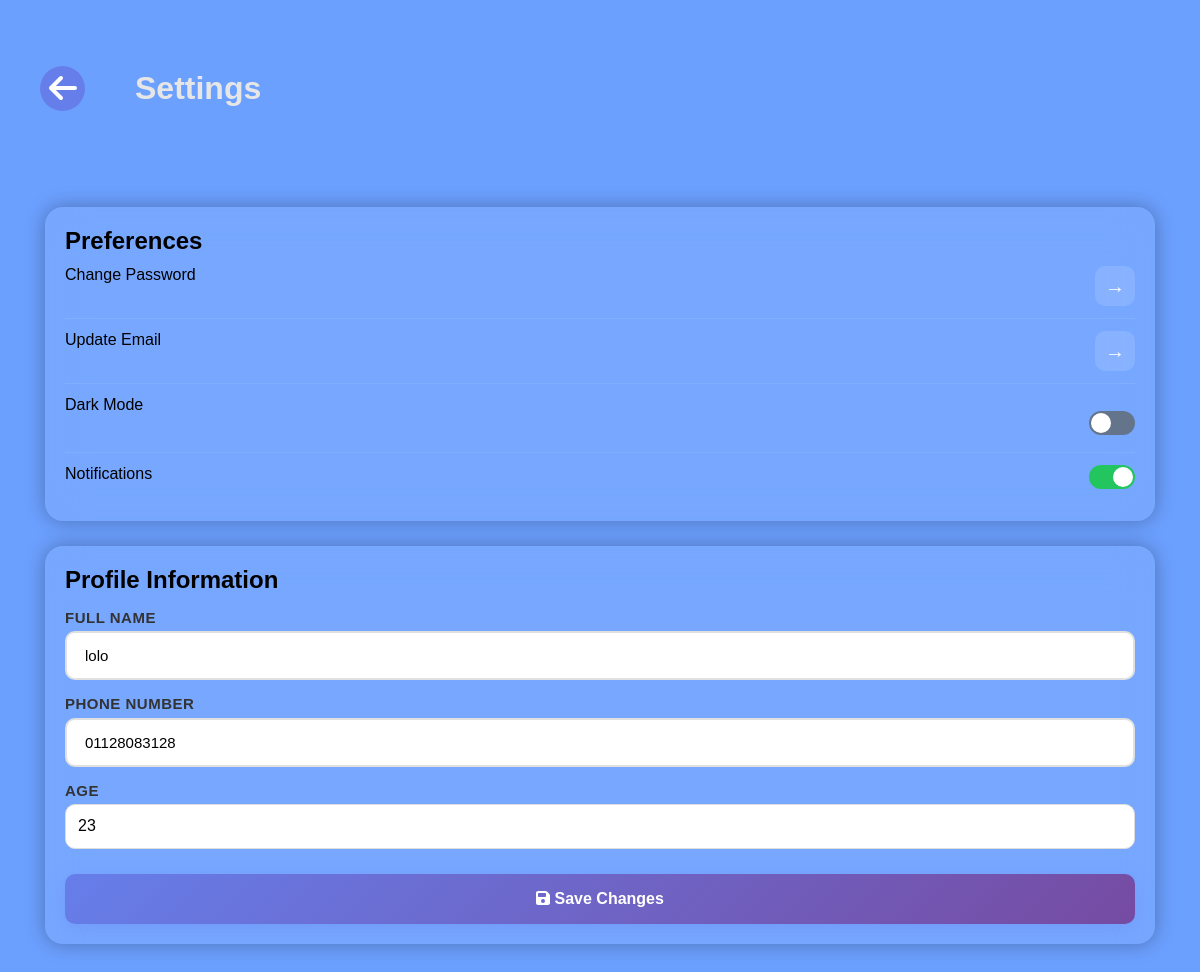
Screenshot of /settings/ (signed in) with the database file from the repository.
### MediScanApp/models.py (models this page shows, shortened)
class User(AbstractUser):
    GENDER_CHOICES = [
        ("Female", "Female"),
        ("Male", "Male")
    ]
    phone_validator = RegexValidator(
        regex=r'^\d{11,15}$',
        message="Phone number must be 11 to 15 digits."
    )
    username = None
    name = models.CharField(max_length=200)
    email = models.EmailField(unique=True)
    phone = models.CharField(unique=True, max_length=15, validators=[phone_validator])
    gender = models.CharField(max_length=10, choices=GENDER_CHOICES)
    age = models.PositiveIntegerField(validators=[MinValueValidator(1), MaxValueValidator(120)],null=True)
    created_at = models.DateTimeField(auto_now_add=True)
    avater=models.ImageField(null=True, default='img/profile.jpg')
    USERNAME_FIELD = 'email'
    REQUIRED_FIELDS = []
    objects = UserManager()

### MediScanApp/views.py (the view, shortened to what this page needs)
# urls.py: path('settings/', views.settings_view, name='settings'),
@login_required(login_url='login')
def settings_view(request):
    user = request.user
    settings, created = UserSettings.objects.get_or_create(user=user)
    context = {
        'user': user,
        'settings': settings
    }
    return render(request, 'mediScanApp/settings.html', context)

### MediScanApp/templates/MediScanApp/settings.html (shortened to what this page needs)
{% load static %}
<!DOCTYPE html>
<html lang="en">
    <head>
        <link rel="stylesheet" href="{% static 'css/normalize.css' %}">
        <link rel="stylesheet" href="{% static 'css/all.min.css' %}">
        <link rel="stylesheet" href="{% static 'css/style.css' %}">
    </head>
    <body>
        <div class="set">
            <div class="settings-header">
                <a href="{% url 'home' %}" class="btn-back">
                    <i class="fa fa-arrow-left"></i>
                </a>
                <h1>Settings</h1>
            </div>
            <div class="container">
                <div class="box">
                    <h2>Preferences</h2>
                    <div class="settings-item" onclick="openPasswordModal()">
                        <span>Change Password</span>
                        <button class="arrow">→</button>
                    </div>
                    <div class="settings-item" onclick="openEmailModal()">
                        <span>Update Email</span>
                        <button class="arrow">→</button>
                    </div>
                    <div class="settings-item">
                        <span>Dark Mode</span>
                        <label class="switch">
                            <span class="slider"></span>
                        </label>
                    </div>
                    <div class="settings-item">
                        <span>Notifications</span>
                        <div class="switch">
                            <span class="slider"></span>
                    </div>
                </div>
                </div>
                <div class="box">
                    <h2>Profile Information</h2>
                    <form method="POST" action="{% url 'settings' %}">
                        <label>Full Name</label>
                        <input type="text" name="name" value="{{ user.name }}" placeholder="Enter your name" required>
                        <label>Phone Number</label>
                        <input type="text" name="phone" value="{{ user.phone }}" placeholder="+20 1234567890" required>
                        <label>Age</label>
                        <input type="number" name="age" value="{{ user.age }}" min="1" max="120" required>
                        <button type="submit" class="save-btn">
                            <i class="fas fa-save"></i> Save Changes
                        </button>
                    </form>
                </div>
        </div>
    </body>
</html>

### MediScan/static/css/style.css (style rules this page uses)
:root { --primary-color: #3A8EF6; --primary-blue: #0D8EFF; --primary-alt-color: #3A86FF; --primary-dark: #2F6EC8; --secondary-color: #6CA0FF; --secondary-alt-color: #1EC8A5; --navy-dark: #0F1D63; --mint-green: #23D6A6; --soft-gray: #E9EDF5; --gray-color: #9DA3AF; --text-dark: #0A1330; --white-color: #ffffff; --section-padding: 80px; --button-padding: 14px 26px; --input-padding: 14px 18px; --card-padding: 24px; --card-radius: 20px; --dark-color: #0B0F19; --background-light: #F4F7FE; --blue-color: #0075ff; --blue-alt-color: #0d96d5; --orange-color: #f59e0b; --green-color: #22c55e; --red-color: #f44336; }
* { box-sizing: border-box; margin: 0; padding: 0; }
html { scroll-behavior: smooth; }
body { font-family: Arial, Helvetica, sans-serif; }
a { text-decoration: none; }
.container { max-width: 1140px; margin-left: auto; margin-right: auto; padding-left: 15px; padding-right: 15px; }
@media (min-width:768px) { .container { width: 750px; } }
@media (min-width:992px) { .container { width: 970px; } }
@media (min-width:1200px) { .container { width: 1170px; } }
.set { background-color: var(--secondary-color); min-height: 100vh; padding-bottom: 80px; position: relative; }
.set h1 { margin: 0; text-align: center; padding: 30px; color: #e6e6e6; }
.set .box { background: rgba(255, 255, 255, 0.08); border-radius: 18px; padding: 20px; margin-bottom: 25px; -webkit-backdrop-filter: blur(20px); backdrop-filter: blur(20px); box-shadow: 0 0 20px rgba(0, 0, 0, 0.3); width: 100%; }
.set .box .settings-item { display: flex; justify-content: space-between; padding: 12px 0; border-bottom: 1px solid rgba(255, 255, 255, 0.08); }
.set .box .settings-item:last-child { border-bottom: none; }
.set .box .arrow { background: rgba(255, 255, 255, 0.12); border: none; padding: 8px 14px; color: white; border-radius: 10px; cursor: pointer; transition: 0.25s; }
.set .box .switch { position: relative; width: 46px; height: 24px; }
.set .box .slider { position: absolute; inset: 0; background: #64748b; border-radius: 24px; transition: 0.3s; }
.set .box .slider::before { content: ""; position: absolute; width: 20px; height: 20px; background: white; border-radius: 50%; left: 2px; top: 2px; transition: 0.3s; }
.set .box input:checked+.slider { background: #22c55e; }
.set .box input:checked+.slider::before { transform: translateX(22px); }
.set .box label { display: block; margin: 15px 0 5px; font-size: 15px; }
.set .box input { width: 100%; padding: 12px; border: 1px solid #ddd; border-radius: 10px; outline: none; transition: 0.3s; }
.save-btn { background: #4f9ef8; color: white; padding: 12px 18px; border: none; border-radius: 10px; cursor: pointer; font-size: 15px; margin-top: 15px; transition: 0.3s; }

### MediScanApp/templates/MediScanApp/settings.html (style rules this page uses)
.save-btn { width: 100%; padding: 16px; margin-top: 25px; background: linear-gradient(135deg, #667eea, #764ba2); color: white; border: none; border-radius: 10px; font-size: 16px; font-weight: 700; cursor: pointer; transition: all 0.3s ease; box-shadow: 0 5px 20px rgba(102, 126, 234, 0.3); }
.box { background: rgba(255, 255, 255, 0.95); backdrop-filter: blur(20px); border-radius: 20px; padding: 35px; box-shadow: 0 10px 40px rgba(0, 0, 0, 0.15); animation: fadeInUp 0.6s ease-out; }
.box:nth-child(2) { animation-delay: 0.2s; }
.box label { display: block; color: #333; font-size: 14px; font-weight: 600; margin: 20px 0 8px; text-transform: uppercase; letter-spacing: 0.5px; }
.box input[type="text"], .box input[type="email"], .box input[type="password"] { width: 100%; padding: 14px 18px; border: 2px solid #e0e0e0; border-radius: 10px; font-size: 15px; transition: all 0.3s ease; background: white; }
.arrow { background: linear-gradient(135deg, #667eea, #764ba2); color: white; border: none; width: 40px; height: 40px; border-radius: 50%; cursor: pointer; font-size: 20px; transition: all 0.3s ease; display: flex; align-items: center; justify-content: center; }
.settings-header { display: flex; align-items: center; gap: 20px; margin-bottom: 30px; padding: 40px; }
.btn-back { background: #667eea; color: white; width: 45px; height: 45px; border-radius: 50%; display: flex; align-items: center; justify-content: center; text-decoration: none; transition: all 0.3s ease; position: relative; }
.settings-header a svg { position: absolute; top: 50%; transform: translateY(-50%); font-size: 2em; padding: 20px; color: white; }

### rows the page displays
User: name "lolo", phone "01128083128", age "23"
